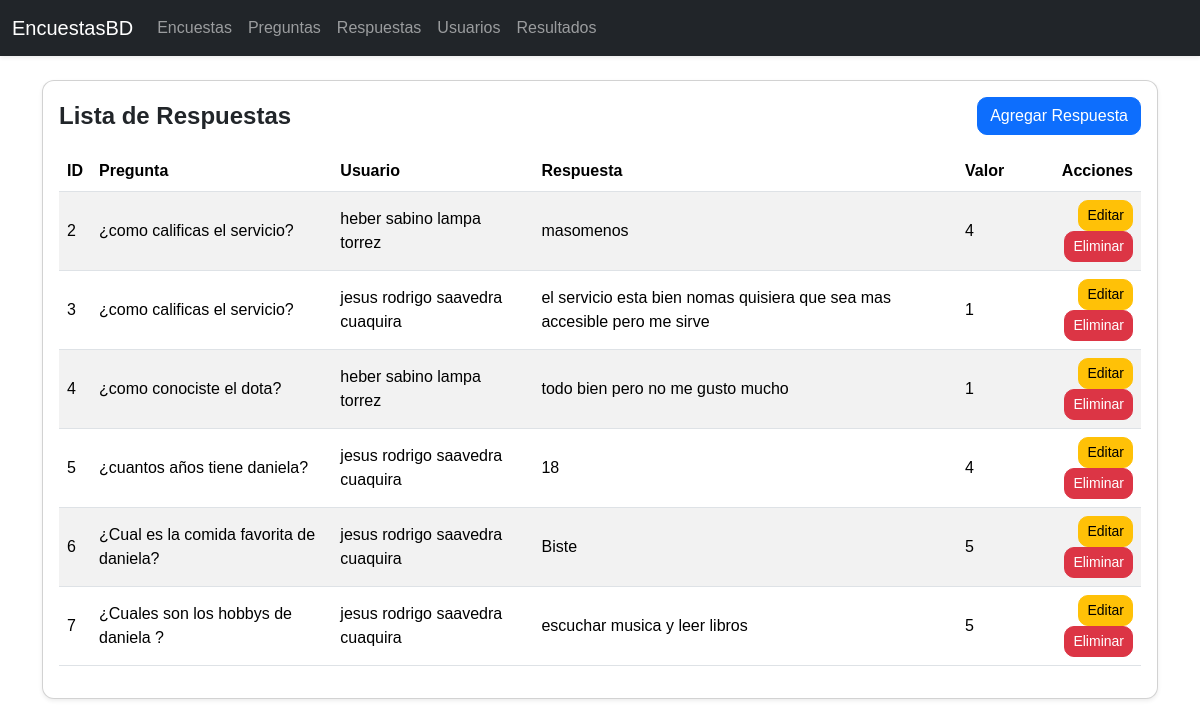
/respuestas/, run on the app's committed database.
### tables this page shows
CREATE TABLE respuestas (
    id INTEGER PRIMARY KEY AUTOINCREMENT,
    id_pregunta INTEGER NOT NULL,
    id_usuario INTEGER NOT NULL,
    respuesta_texto TEXT,
    valor INTEGER,
    FOREIGN KEY(id_pregunta) REFERENCES preguntas(id),
    FOREIGN KEY(id_usuario) REFERENCES usuarios(id)
);

CREATE TABLE preguntas (
    id INTEGER PRIMARY KEY AUTOINCREMENT,
    id_encuesta INTEGER NOT NULL,
    texto_pregunta TEXT NOT NULL,
    tipo TEXT NOT NULL,
    FOREIGN KEY(id_encuesta) REFERENCES encuestas(id)
);

CREATE TABLE usuarios (
    id INTEGER PRIMARY KEY AUTOINCREMENT,
    nombre TEXT NOT NULL,
    correo TEXT NOT NULL,
    rol TEXT NOT NULL
);

### respuestas/__init__.py (the view)
@respuestas_bp.route("/")
def respuestas_index():
    db = get_db()
    respuestas = db.execute("""
        SELECT r.id,
               u.nombre AS usuario,
               p.texto_pregunta AS pregunta,
               r.respuesta_texto,
               r.valor
        FROM respuestas r
        JOIN usuarios u ON r.id_usuario = u.id
        JOIN preguntas p ON r.id_pregunta = p.id
    """).fetchall()
    return render_template("respuestas_index.html", respuestas=respuestas)

### app.py (called while the page is built)
@app.teardown_appcontext
def teardown_db(exception):
    close_db()

### database.py (called while the page is built)
def get_db():
    db = getattr(g, "_database", None)
    if db is None:
        db = g._database = sqlite3.connect(DATABASE)
        db.row_factory = sqlite3.Row
    return db

### templates/respuestas_index.html (shortened to what this page needs)
{% extends "base.html" %}
{% block content %}
<div class="card shadow-sm">
  <div class="card-body">
    <div class="d-flex justify-content-between align-items-center mb-3">
      <h1 class="h4 m-0">Lista de Respuestas</h1>
      <a href="{{ url_for('respuestas.respuestas_add') }}" class="btn btn-primary">Agregar Respuesta</a>
    </div>
    <table class="table table-striped align-middle">
      <thead>
        <tr>
          <th>ID</th>
          <th>Pregunta</th>
          <th>Usuario</th>
          <th>Respuesta</th>
          <th>Valor</th>
          <th class="text-end">Acciones</th>
        </tr>
      </thead>
      <tbody>
        {% for r in respuestas %}
        <tr>
          <td>{{ r.id }}</td>
          <td>{{ r.pregunta }}</td>
          <td>{{ r.usuario }}</td>
          <td>{{ r.respuesta_texto }}</td>
          <td>{{ r.valor }}</td>
          <td class="text-end">
            <a href="{{ url_for('respuestas.respuestas_edit', id=r.id) }}" class="btn btn-warning btn-sm">Editar</a>
            <a onclick="return confirm('¿Seguro que deseas eliminar esta respuesta?')"
               href="{{ url_for('respuestas.respuestas_delete', id=r.id) }}"
               class="btn btn-danger btn-sm">Eliminar</a>
          </td>
        </tr>
        {% endfor %}
      </tbody>
    </table>
  </div>
</div>
{% endblock %}

### static/styles.css (style rules this page uses)
body { background-image: url("https://wallpapers.com/images/hd/darling-in-the-franxx-lovely-couple-o31g3xt2x8baqsm1.jpg"); background-size: cover; background-position: center; background-attachment: fixed; background-repeat: no-repeat; font-family: Arial, sans-serif; }
.container h1 { font-weight: bold; }
.table { background: white !important; }
.card { border-radius: 12px; }
.btn { border-radius: 10px; }

### data on the page
respuestas: id "2", pregunta "¿como calificas el servicio?", usuario "heber sabino lampa torrez", respuesta_texto "masomenos", valor "4"
respuestas: id "3", pregunta "¿como calificas el servicio?", usuario "jesus rodrigo saavedra cuaquira", respuesta_texto "el servicio esta bien nomas quisiera que sea mas accesible pero me sirve", valor "1"
respuestas: id "4", pregunta "¿como conociste el dota?", usuario "heber sabino lampa torrez", respuesta_texto "todo bien pero no me gusto mucho", valor "1"
respuestas: id "5", pregunta "¿cuantos años tiene daniela?", usuario "jesus rodrigo saavedra cuaquira", respuesta_texto "18", valor "4"
respuestas: id "6", pregunta "¿Cual es la comida favorita de daniela?", usuario "jesus rodrigo saavedra cuaquira", respuesta_texto "Biste", valor "5"
respuestas: id "7", pregunta "¿Cuales son los hobbys de daniela ?", usuario "jesus rodrigo saavedra cuaquira", respuesta_texto "escuchar musica y leer libros", valor "5"
